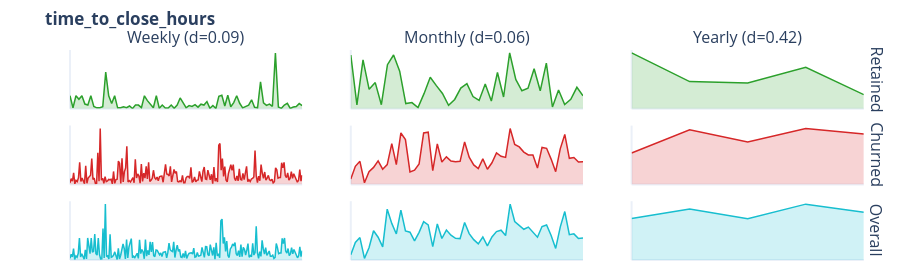
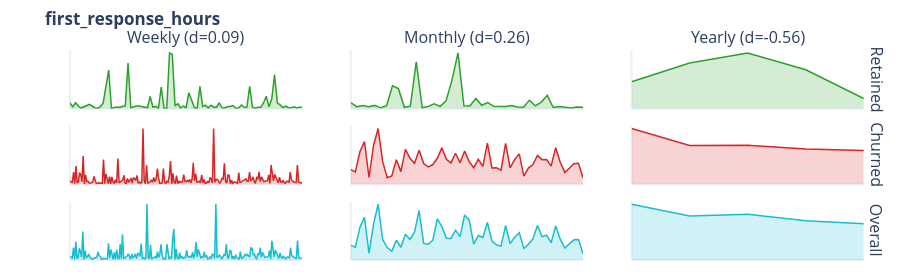
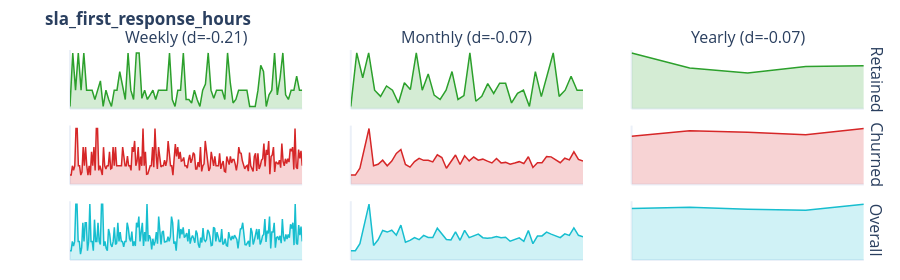

The cell these charts' notebook holds for them, in order:
### Markdown cell above
[//]: # (cr:doc name='1c_9_temporal_sparklines' id=b2aaab35)
## 1c.9 Temporal Sparklines

**📈 Understanding Temporal Trends:**

Sparklines show how numeric features evolve over time:

| Pattern | What It Means | Implication |
|---------|--------------|-------------|
| Upward trend | Metric increasing | Growth or engagement |
| Downward trend | Metric decreasing | Decline or churn signal |
| Flat line | Stable metric | Consistent behavior |
| Spikes | Sudden changes | Events or anomalies |

### Code cell
# @cr:code name='plot_sparklines' id=39f3e0b1
# Temporal Sparklines - Cohort × Time Period per feature with analysis
sparkline_cols = []
if not LIGHT_RUN and len(numeric_event_cols) >= 2:
    variances = df[numeric_event_cols].var().sort_values(ascending=False)
    sparkline_cols = variances.index.tolist()

    print("\n" + "="*70)
    print("TEMPORAL SPARKLINES - COHORT × TIME PERIOD")
    print("="*70)
    print(f"\n{len(sparkline_cols)} features analyzed across Weekly/Monthly/Yearly periods")

    if ENTITY_COLUMN and TIME_COLUMN:
        df_spark = df.copy()
        df_spark['_week'] = period_start_time(to_datetime(df_spark[TIME_COLUMN]), 'W')
        df_spark['_month'] = period_start_time(to_datetime(df_spark[TIME_COLUMN]), 'M')
        df_spark['_year'] = period_start_time(to_datetime(df_spark[TIME_COLUMN]), 'Y')

        has_target = TARGET_COLUMN and TARGET_COLUMN in df.columns
        all_actions = []

        for col in sparkline_cols:
            if col not in df_spark.columns:
                continue

            feature_data = {}
            cohort_masks = ([("retained", df_spark[TARGET_COLUMN] == 1),
                            ("churned", df_spark[TARGET_COLUMN] == 0),
                            ("overall", slice(None))] if has_target
                           else [("overall", slice(None))])

            for cohort, mask in cohort_masks:
                cohort_df = df_spark[mask] if isinstance(mask, Series) else df_spark
                feature_data[cohort] = {
                    "weekly": cohort_df.groupby('_week')[col].mean().dropna().tolist(),
                    "monthly": cohort_df.groupby('_month')[col].mean().dropna().tolist(),
                    "yearly": cohort_df.groupby('_year')[col].mean().dropna().tolist(),
                }

            period_effects = None
            if has_target:
                analysis = charts.analyze_cohort_trends(feature_data, col)
                period_effects = {p: analysis["periods"][p]["effect_size"]
                                  for p in analysis["periods"]}
                all_actions.extend(analysis.get("actions", []))

            fig = charts.cohort_sparklines(feature_data, feature_name=col, period_effects=period_effects)
            display_figure(fig)

        if has_target and all_actions:
            print("\n" + "="*70)
            print("TREND & VARIANCE RECOMMENDATIONS")
            print("="*70)

            BOLD, RESET = "\033[1m", "\033[0m"

            type_labels = {
                "add_trend_feature": "📈 Add Trend Features (opposite cohort trends)",
                "add_time_indicator": "📅 Add Time Indicators (seasonality detected)",
                "robust_scale": "🔧 Apply Robust Scaling (high variance ratio)",
                "normalize": "📊 Apply Normalization (high variance)",
            }

            by_type = {}
            for action in all_actions:
                action_type = action["action_type"]
                if action_type not in by_type:
                    by_type[action_type] = []
                by_type[action_type].append(action)

            for action_type, actions in by_type.items():
                print(f"\n{type_labels.get(action_type, action_type)}:")
                for a in actions:
                    params_str = ", ".join(f"{k}={v}" for k, v in a.get("params", {}).items())
                    print(f"   • {BOLD}{a['feature']}{RESET}: {a['reason']}")
                    if params_str:
                        print(f"     params: {{{params_str}}}")
elif LIGHT_RUN:
    print("Sparkline analysis skipped (LIGHT_RUN)")
else:
    print("Insufficient numeric columns for sparkline visualization")
# Store sparkline recommendations for pattern_summary
SPARKLINE_RECOMMENDATIONS = [
    {"action": a["action_type"], "feature": a["feature"], "reason": a["reason"],
     "params": a.get("params", {}), "priority": "high" if a["action_type"] == "add_trend_feature" else "medium",
     "features": [f"{a['feature']}_{a['action_type']}"]}
    for a in all_actions
] if 'all_actions' in dir() and all_actions else []

### Figure 1 — Plotly figure (JSON) as saved in the notebook; plotly's stock layout.template omitted (floating-point values rounded to 4 significant figures; data arrays with more than 128 entries replaced by an {"elided": "..."} marker saying what was removed)
{"data": [{"fill": "tozeroy", "fillcolor": "rgba(44, 160, 44, 0.2)", "line": {"color": "#2ca02c", "width": 1.5}, "mode": "lines", "showlegend": false, "type": "scatter", "xaxis": "x", "y": [168.0, 12.12, 168.0, 122.1, 168.0, 60.82, 48.0, 168.0, 29.59, 12.29, 13.65, 25.98, 473.2, 168.0, 67.01, 168.0, 12.36, 13.62, 25.45, 13.72, 36.36, 4.04, 48.0, 48.0, 14.62, 168.0, 105.4, 51.5, 13.49, 168.1, 5.72, 48.0, 10.71, 10.24, 48.0, 6.23, 48.0, 139.7, 78.3, 13.64, 40.96, 30.48, 52.69, 21.25, 59.22, 48.0, 92.75, 6.76, 41.93, 4.0, 161.0, 174.9, 36.91, 174.4, 26.92, 80.14, 168.0, 71.15, 11.8, 29.42, 48.0, 116.0, 19.44, 12.13, 347.9, 75.76, 43.78, 61.53, 32.23, 720.0, 23.69, 5.66, 48.0, 69.86, 4.0, 22.59, 29.84, 67.11, 40.77], "yaxis": "y"}, {"fill": "tozeroy", "fillcolor": "rgba(44, 160, 44, 0.2)", "line": {"color": "#2ca02c", "width": 1.5}, "mode": "lines", "showlegend": false, "type": "scatter", "xaxis": "x2", "y": [168.0, 12.12, 152.7, 60.82, 81.86, 12.74, 137.8, 168.0, 117.5, 16.26, 19.38, 4.04, 48.0, 98.37, 72.34, 48.0, 10.71, 29.12, 64.65, 78.3, 38.13, 25.98, 77.09, 24.34, 113.3, 36.91, 174.4, 91.69, 56.31, 64.48, 125.3, 56.21, 142.6, 5.66, 58.93, 13.29, 29.84, 67.11, 40.77], "yaxis": "y2"}, {"fill": "tozeroy", "fillcolor": "rgba(44, 160, 44, 0.2)", "line": {"color": "#2ca02c", "width": 1.5}, "mode": "lines", "showlegend": false, "type": "scatter", "xaxis": "x3", "y": [127.6, 62.22, 59.2, 94.77, 32.36], "yaxis": "y3"}, {"fill": "tozeroy", "fillcolor": "rgba(214, 39, 40, 0.2)", "line": {"color": "#d62728", "width": 1.5}, "mode": "lines", "showlegend": false, "type": "scatter", "xaxis": "x4", "y": {"elided": "193 float values"}, "yaxis": "y4"}, {"fill": "tozeroy", "fillcolor": "rgba(214, 39, 40, 0.2)", "line": {"color": "#d62728", "width": 1.5}, "mode": "lines", "showlegend": false, "type": "scatter", "xaxis": "x5", "y": [12.88, 43.78, 55.79, 4.0, 30.7, 41.06, 56.74, 36.77, 48.0, 98.72, 47.78, 124.3, 108.3, 30.04, 34.25, 49.41, 124.4, 126.1, 33.27, 97.67, 54.21, 66.62, 56.58, 54.58, 55.66, 102.6, 65.79, 47.15, 38.17, 61.59, 36.62, 52.27, 76.3, 67.98, 65.15, 135.0, 96.48, 90.54, 78.18, 71.27, 71.05, 39.52, 89.28, 87.26, 61.16, 30.65, 85.9, 120.7, 62.91, 65.05, 54.32, 54.5], "yaxis": "y5"}, {"fill": "tozeroy", "fillcolor": "rgba(214, 39, 40, 0.2)", "line": {"color": "#d62728", "width": 1.5}, "mode": "lines", "showlegend": false, "type": "scatter", "xaxis": "x6", "y": [43.33, 75.34, 58.45, 77.12, 69.47], "yaxis": "y6"}, {"fill": "tozeroy", "fillcolor": "rgba(23, 190, 207, 0.2)", "line": {"color": "#17becf", "width": 1.5}, "mode": "lines", "showlegend": false, "type": "scatter", "xaxis": "x7", "y": {"elided": "198 float values"}, "yaxis": "y7"}, {"fill": "tozeroy", "fillcolor": "rgba(23, 190, 207, 0.2)", "line": {"color": "#17becf", "width": 1.5}, "mode": "lines", "showlegend": false, "type": "scatter", "xaxis": "x8", "y": [12.88, 43.78, 55.79, 4.0, 30.7, 72.79, 56.74, 32.66, 126.5, 91.14, 64.82, 124.3, 72.49, 69.22, 47.62, 68.86, 95.55, 87.27, 33.27, 89.86, 53.59, 74.56, 61.83, 54.11, 53.29, 93.41, 65.79, 50.65, 40.18, 57.32, 35.1, 57.24, 70.83, 74.16, 60.81, 139.1, 95.88, 85.82, 76.54, 82.07, 68.77, 56.7, 83.31, 87.26, 60.99, 28.82, 82.03, 120.7, 62.91, 65.14, 53.56, 54.5], "yaxis": "y8"}, {"fill": "tozeroy", "fillcolor": "rgba(23, 190, 207, 0.2)", "line": {"color": "#17becf", "width": 1.5}, "mode": "lines", "showlegend": false, "type": "scatter", "xaxis": "x9", "y": [58.94, 72.51, 58.56, 79.37, 67.81], "yaxis": "y9"}], "layout": {"annotations": [{"font": {"size": 16}, "showarrow": false, "text": "Weekly (d=0.09)", "x": 0.1433, "xanchor": "center", "xref": "paper", "y": 1.0, "yanchor": "bottom", "yref": "paper"}, {"font": {"size": 16}, "showarrow": false, "text": "Monthly (d=0.06)", "x": 0.49, "xanchor": "center", "xref": "paper", "y": 1.0, "yanchor": "bottom", "yref": "paper"}, {"font": {"size": 16}, "showarrow": false, "text": "Yearly (d=0.42)", "x": 0.8367, "xanchor": "center", "xref": "paper", "y": 1.0, "yanchor": "bottom", "yref": "paper"}, {"font": {"size": 16}, "showarrow": false, "text": "Retained", "textangle": 90, "x": 0.98, "xanchor": "left", "xref": "paper", "y": 0.86, "yanchor": "middle", "yref": "paper"}, {"font": {"size": 16}, "showarrow": false, "text": "Churned", "textangle": 90, "x": 0.98, "xanchor": "left", "xref": "paper", "y": 0.5, "yanchor": "middle", "yref": "paper"}, {"font": {"size": 16}, "showarrow": false, "text": "Overall", "textangle": 90, "x": 0.98, "xanchor": "left", "xref": "paper", "y": 0.14, "yanchor": "middle", "yref": "paper"}], "height": 280, "margin": {"b": 20, "l": 70, "r": 20, "t": 50}, "title": {"text": "<b>time_to_close_hours</b>"}, "xaxis": {"anchor": "y", "domain": [0.0, 0.2867], "showgrid": false, "showticklabels": false}, "xaxis2": {"anchor": "y2", "domain": [0.3467, 0.6333], "showgrid": false, "showticklabels": false}, "xaxis3": {"anchor": "y3", "domain": [0.6933, 0.98], "showgrid": false, "showticklabels": false}, "xaxis4": {"anchor": "y4", "domain": [0.0, 0.2867], "showgrid": false, "showticklabels": false}, "xaxis5": {"anchor": "y5", "domain": [0.3467, 0.6333], "showgrid": false, "showticklabels": false}, "xaxis6": {"anchor": "y6", "domain": [0.6933, 0.98], "showgrid": false, "showticklabels": false}, "xaxis7": {"anchor": "y7", "domain": [0.0, 0.2867], "showgrid": false, "showticklabels": false}, "xaxis8": {"anchor": "y8", "domain": [0.3467, 0.6333], "showgrid": false, "showticklabels": false}, "xaxis9": {"anchor": "y9", "domain": [0.6933, 0.98], "showgrid": false, "showticklabels": false}, "yaxis": {"anchor": "x", "domain": [0.72, 1.0], "showgrid": false, "showticklabels": false}, "yaxis2": {"anchor": "x2", "domain": [0.72, 1.0], "showgrid": false, "showticklabels": false}, "yaxis3": {"anchor": "x3", "domain": [0.72, 1.0], "showgrid": false, "showticklabels": false}, "yaxis4": {"anchor": "x4", "domain": [0.36, 0.64], "showgrid": false, "showticklabels": false}, "yaxis5": {"anchor": "x5", "domain": [0.36, 0.64], "showgrid": false, "showticklabels": false}, "yaxis6": {"anchor": "x6", "domain": [0.36, 0.64], "showgrid": false, "showticklabels": false}, "yaxis7": {"anchor": "x7", "domain": [0.0, 0.28], "showgrid": false, "showticklabels": false}, "yaxis8": {"anchor": "x8", "domain": [0.0, 0.28], "showgrid": false, "showticklabels": false}, "yaxis9": {"anchor": "x9", "domain": [0.0, 0.28], "showgrid": false, "showticklabels": false}}}

### Figure 2 — Plotly figure (JSON) as saved in the notebook; plotly's stock layout.template omitted (floating-point values rounded to 4 significant figures; data arrays with more than 128 entries replaced by an {"elided": "..."} marker saying what was removed)
{"data": [{"fill": "tozeroy", "fillcolor": "rgba(44, 160, 44, 0.2)", "line": {"color": "#2ca02c", "width": 1.5}, "mode": "lines", "showlegend": false, "type": "scatter", "xaxis": "x", "y": [12.69, 4.44, 12.92, 6.0, 1.68, 4.56, 6.0, 9.34, 6.0, 2.435, 1.26, 4.417, 12.73, 48.0, 83.2, 1.23, 2.52, 3.64, 2.93, 5.48, 6.0, 98.54, 2.08, 4.32, 5.84, 6.0, 5.16, 4.36, 2.05, 26.49, 3.69, 5.11, 1.05, 46.84, 1.64, 1.29, 120.0, 117.0, 6.0, 10.92, 1.78, 6.0, 2.76, 34.53, 16.49, 2.68, 1.56, 48.0, 4.97, 7.89, 1.99, 7.63, 3.47, 3.42, 13.02, 1.96, 1.73, 4.97, 4.82, 7.035, 1.34, 1.56, 8.15, 3.16, 3.88, 48.0, 4.13, 1.19, 3.11, 3.267, 12.56, 26.85, 4.15, 21.22, 73.22, 12.66, 8.48, 2.71, 5.995, 2.32, 2.44, 4.43, 1.75, 3.59, 3.38], "yaxis": "y"}, {"fill": "tozeroy", "fillcolor": "rgba(44, 160, 44, 0.2)", "line": {"color": "#2ca02c", "width": 1.5}, "mode": "lines", "showlegend": false, "type": "scatter", "xaxis": "x2", "y": [12.69, 4.44, 6.867, 4.56, 7.113, 2.043, 6.08, 48.0, 42.22, 3.132, 5.61, 98.54, 2.08, 5.12, 10.49, 5.11, 16.51, 60.65, 117.0, 6.233, 6.0, 21.73, 7.367, 13.1, 5.124, 5.42, 4.82, 7.035, 3.683, 3.34, 17.77, 6.338, 14.09, 28.17, 2.71, 4.77, 3.435, 1.75, 3.59, 3.38], "yaxis": "y2"}, {"fill": "tozeroy", "fillcolor": "rgba(44, 160, 44, 0.2)", "line": {"color": "#2ca02c", "width": 1.5}, "mode": "lines", "showlegend": false, "type": "scatter", "xaxis": "x3", "y": [7.546, 12.83, 15.62, 10.91, 2.89], "yaxis": "y3"}, {"fill": "tozeroy", "fillcolor": "rgba(214, 39, 40, 0.2)", "line": {"color": "#d62728", "width": 1.5}, "mode": "lines", "showlegend": false, "type": "scatter", "xaxis": "x4", "y": {"elided": "195 float values"}, "yaxis": "y4"}, {"fill": "tozeroy", "fillcolor": "rgba(214, 39, 40, 0.2)", "line": {"color": "#d62728", "width": 1.5}, "mode": "lines", "showlegend": false, "type": "scatter", "xaxis": "x5", "y": [7.08, 6.0, 15.62, 20.46, 3.3, 18.62, 26.72, 10.88, 3.15, 4.035, 11.8, 6.107, 16.78, 12.49, 10.13, 16.32, 9.949, 8.349, 9.374, 12.49, 17.47, 12.05, 10.26, 14.92, 10.31, 15.93, 10.91, 7.942, 12.01, 8.61, 19.69, 7.856, 7.953, 6.865, 19.65, 7.952, 11.91, 14.6, 3.937, 7.819, 9.463, 13.81, 11.84, 11.86, 8.712, 17.53, 10.57, 5.732, 7.729, 9.907, 10.14, 3.14], "yaxis": "y5"}, {"fill": "tozeroy", "fillcolor": "rgba(214, 39, 40, 0.2)", "line": {"color": "#d62728", "width": 1.5}, "mode": "lines", "showlegend": false, "type": "scatter", "xaxis": "x6", "y": [16.4, 11.44, 11.47, 10.4, 9.956], "yaxis": "y6"}, {"fill": "tozeroy", "fillcolor": "rgba(23, 190, 207, 0.2)", "line": {"color": "#17becf", "width": 1.5}, "mode": "lines", "showlegend": false, "type": "scatter", "xaxis": "x7", "y": {"elided": "200 float values"}, "yaxis": "y7"}, {"fill": "tozeroy", "fillcolor": "rgba(23, 190, 207, 0.2)", "line": {"color": "#17becf", "width": 1.5}, "mode": "lines", "showlegend": false, "type": "scatter", "xaxis": "x8", "y": [7.08, 6.0, 15.62, 20.46, 3.3, 17.14, 26.72, 9.808, 5.938, 4.14, 9.457, 6.107, 12.36, 9.818, 13.28, 23.72, 7.944, 7.506, 9.374, 19.66, 15.93, 10.42, 10.34, 14.27, 11.2, 21.52, 19.07, 7.601, 11.71, 10.8, 17.93, 9.068, 7.31, 6.634, 16.48, 7.86, 10.88, 13.1, 5.534, 7.523, 10.15, 16.52, 11.19, 11.86, 8.274, 16.25, 9.982, 5.732, 7.729, 9.654, 9.806, 3.14], "yaxis": "y8"}, {"fill": "tozeroy", "fillcolor": "rgba(23, 190, 207, 0.2)", "line": {"color": "#17becf", "width": 1.5}, "mode": "lines", "showlegend": false, "type": "scatter", "xaxis": "x9", "y": [14.87, 11.74, 12.19, 10.47, 9.66], "yaxis": "y9"}], "layout": {"annotations": [{"font": {"size": 16}, "showarrow": false, "text": "Weekly (d=0.09)", "x": 0.1433, "xanchor": "center", "xref": "paper", "y": 1.0, "yanchor": "bottom", "yref": "paper"}, {"font": {"size": 16}, "showarrow": false, "text": "Monthly (d=0.26)", "x": 0.49, "xanchor": "center", "xref": "paper", "y": 1.0, "yanchor": "bottom", "yref": "paper"}, {"font": {"size": 16}, "showarrow": false, "text": "Yearly (d=-0.56)", "x": 0.8367, "xanchor": "center", "xref": "paper", "y": 1.0, "yanchor": "bottom", "yref": "paper"}, {"font": {"size": 16}, "showarrow": false, "text": "Retained", "textangle": 90, "x": 0.98, "xanchor": "left", "xref": "paper", "y": 0.86, "yanchor": "middle", "yref": "paper"}, {"font": {"size": 16}, "showarrow": false, "text": "Churned", "textangle": 90, "x": 0.98, "xanchor": "left", "xref": "paper", "y": 0.5, "yanchor": "middle", "yref": "paper"}, {"font": {"size": 16}, "showarrow": false, "text": "Overall", "textangle": 90, "x": 0.98, "xanchor": "left", "xref": "paper", "y": 0.14, "yanchor": "middle", "yref": "paper"}], "height": 280, "margin": {"b": 20, "l": 70, "r": 20, "t": 50}, "title": {"text": "<b>first_response_hours</b>"}, "xaxis": {"anchor": "y", "domain": [0.0, 0.2867], "showgrid": false, "showticklabels": false}, "xaxis2": {"anchor": "y2", "domain": [0.3467, 0.6333], "showgrid": false, "showticklabels": false}, "xaxis3": {"anchor": "y3", "domain": [0.6933, 0.98], "showgrid": false, "showticklabels": false}, "xaxis4": {"anchor": "y4", "domain": [0.0, 0.2867], "showgrid": false, "showticklabels": false}, "xaxis5": {"anchor": "y5", "domain": [0.3467, 0.6333], "showgrid": false, "showticklabels": false}, "xaxis6": {"anchor": "y6", "domain": [0.6933, 0.98], "showgrid": false, "showticklabels": false}, "xaxis7": {"anchor": "y7", "domain": [0.0, 0.2867], "showgrid": false, "showticklabels": false}, "xaxis8": {"anchor": "y8", "domain": [0.3467, 0.6333], "showgrid": false, "showticklabels": false}, "xaxis9": {"anchor": "y9", "domain": [0.6933, 0.98], "showgrid": false, "showticklabels": false}, "yaxis": {"anchor": "x", "domain": [0.72, 1.0], "showgrid": false, "showticklabels": false}, "yaxis2": {"anchor": "x2", "domain": [0.72, 1.0], "showgrid": false, "showticklabels": false}, "yaxis3": {"anchor": "x3", "domain": [0.72, 1.0], "showgrid": false, "showticklabels": false}, "yaxis4": {"anchor": "x4", "domain": [0.36, 0.64], "showgrid": false, "showticklabels": false}, "yaxis5": {"anchor": "x5", "domain": [0.36, 0.64], "showgrid": false, "showticklabels": false}, "yaxis6": {"anchor": "x6", "domain": [0.36, 0.64], "showgrid": false, "showticklabels": false}, "yaxis7": {"anchor": "x7", "domain": [0.0, 0.28], "showgrid": false, "showticklabels": false}, "yaxis8": {"anchor": "x8", "domain": [0.0, 0.28], "showgrid": false, "showticklabels": false}, "yaxis9": {"anchor": "x9", "domain": [0.0, 0.28], "showgrid": false, "showticklabels": false}}}

### Figure 3 — Plotly figure (JSON) as saved in the notebook; plotly's stock layout.template omitted (floating-point values rounded to 4 significant figures; data arrays with more than 128 entries replaced by an {"elided": "..."} marker saying what was removed)
{"data": [{"fill": "tozeroy", "fillcolor": "rgba(44, 160, 44, 0.2)", "line": {"color": "#2ca02c", "width": 1.5}, "mode": "lines", "showlegend": false, "type": "scatter", "xaxis": "x", "y": [1.0, 24.0, 8.0, 24.0, 8.0, 24.0, 8.0, 8.0, 8.0, 4.0, 8.0, 12.0, 1.0, 8.0, 4.0, 1.0, 8.0, 8.0, 16.0, 9.667, 4.0, 24.0, 8.0, 4.0, 24.0, 24.0, 4.5, 8.0, 4.0, 6.0, 8.0, 4.0, 8.0, 8.0, 8.0, 8.0, 24.0, 4.0, 1.0, 8.0, 8.0, 24.0, 4.0, 4.0, 2.5, 8.0, 4.0, 1.0, 8.0, 10.67, 24.0, 8.0, 4.5, 8.0, 8.0, 8.0, 4.0, 24.0, 11.0, 2.5, 4.0, 8.0, 8.0, 8.0, 8.0, 1.0, 1.0, 1.0, 8.0, 18.67, 16.0, 1.0, 6.0, 8.0, 24.0, 6.0, 13.33, 24.0, 6.0, 4.0, 8.0, 8.0, 14.0, 8.0, 8.0], "yaxis": "y"}, {"fill": "tozeroy", "fillcolor": "rgba(44, 160, 44, 0.2)", "line": {"color": "#2ca02c", "width": 1.5}, "mode": "lines", "showlegend": false, "type": "scatter", "xaxis": "x2", "y": [1.0, 24.0, 13.33, 24.0, 8.0, 5.333, 9.8, 8.0, 2.5, 11.2, 8.25, 24.0, 8.0, 15.0, 5.857, 4.0, 8.0, 16.0, 4.0, 5.667, 24.0, 3.25, 5.333, 10.83, 6.6, 11.0, 11.0, 2.5, 6.667, 8.0, 1.0, 16.0, 5.25, 14.29, 24.0, 5.333, 8.0, 14.0, 8.0, 8.0], "yaxis": "y2"}, {"fill": "tozeroy", "fillcolor": "rgba(44, 160, 44, 0.2)", "line": {"color": "#2ca02c", "width": 1.5}, "mode": "lines", "showlegend": false, "type": "scatter", "xaxis": "x3", "y": [13.0, 9.5, 8.325, 9.85, 10.0], "yaxis": "y3"}, {"fill": "tozeroy", "fillcolor": "rgba(214, 39, 40, 0.2)", "line": {"color": "#d62728", "width": 1.5}, "mode": "lines", "showlegend": false, "type": "scatter", "xaxis": "x4", "y": {"elided": "195 float values"}, "yaxis": "y4"}, {"fill": "tozeroy", "fillcolor": "rgba(214, 39, 40, 0.2)", "line": {"color": "#d62728", "width": 1.5}, "mode": "lines", "showlegend": false, "type": "scatter", "xaxis": "x5", "y": [4.0, 4.0, 7.0, 16.0, 24.0, 8.0, 8.667, 10.4, 8.0, 10.0, 13.33, 15.0, 8.571, 7.429, 9.818, 11.2, 10.33, 10.33, 9.667, 12.73, 11.56, 6.923, 10.0, 12.64, 8.556, 12.29, 10.08, 11.75, 10.42, 10.85, 10.0, 9.2, 11.12, 9.238, 9.455, 8.667, 9.19, 9.769, 8.957, 11.88, 7.304, 9.333, 9.308, 12.0, 11.83, 10.65, 9.321, 11.25, 10.55, 14.0, 10.74, 10.0], "yaxis": "y5"}, {"fill": "tozeroy", "fillcolor": "rgba(214, 39, 40, 0.2)", "line": {"color": "#d62728", "width": 1.5}, "mode": "lines", "showlegend": false, "type": "scatter", "xaxis": "x6", "y": [9.5, 10.56, 10.28, 9.766, 10.99], "yaxis": "y6"}, {"fill": "tozeroy", "fillcolor": "rgba(23, 190, 207, 0.2)", "line": {"color": "#17becf", "width": 1.5}, "mode": "lines", "showlegend": false, "type": "scatter", "xaxis": "x7", "y": {"elided": "200 float values"}, "yaxis": "y7"}, {"fill": "tozeroy", "fillcolor": "rgba(23, 190, 207, 0.2)", "line": {"color": "#17becf", "width": 1.5}, "mode": "lines", "showlegend": false, "type": "scatter", "xaxis": "x8", "y": [4.0, 4.0, 7.0, 16.0, 24.0, 6.25, 8.667, 12.67, 12.0, 12.8, 10.67, 15.0, 7.6, 8.417, 9.667, 8.714, 10.59, 9.692, 9.667, 13.67, 11.2, 8.824, 8.619, 12.07, 8.476, 12.75, 9.615, 10.53, 11.1, 9.583, 9.333, 9.577, 10.09, 9.52, 9.786, 8.05, 8.875, 9.533, 8.038, 12.7, 7.0, 10.27, 10.36, 12.0, 11.11, 10.41, 9.633, 11.25, 10.55, 13.76, 10.6, 10.0], "yaxis": "y8"}, {"fill": "tozeroy", "fillcolor": "rgba(23, 190, 207, 0.2)", "line": {"color": "#17becf", "width": 1.5}, "mode": "lines", "showlegend": false, "type": "scatter", "xaxis": "x9", "y": [10.1, 10.33, 9.939, 9.777, 10.95], "yaxis": "y9"}], "layout": {"annotations": [{"font": {"size": 16}, "showarrow": false, "text": "Weekly (d=-0.21)", "x": 0.1433, "xanchor": "center", "xref": "paper", "y": 1.0, "yanchor": "bottom", "yref": "paper"}, {"font": {"size": 16}, "showarrow": false, "text": "Monthly (d=-0.07)", "x": 0.49, "xanchor": "center", "xref": "paper", "y": 1.0, "yanchor": "bottom", "yref": "paper"}, {"font": {"size": 16}, "showarrow": false, "text": "Yearly (d=-0.07)", "x": 0.8367, "xanchor": "center", "xref": "paper", "y": 1.0, "yanchor": "bottom", "yref": "paper"}, {"font": {"size": 16}, "showarrow": false, "text": "Retained", "textangle": 90, "x": 0.98, "xanchor": "left", "xref": "paper", "y": 0.86, "yanchor": "middle", "yref": "paper"}, {"font": {"size": 16}, "showarrow": false, "text": "Churned", "textangle": 90, "x": 0.98, "xanchor": "left", "xref": "paper", "y": 0.5, "yanchor": "middle", "yref": "paper"}, {"font": {"size": 16}, "showarrow": false, "text": "Overall", "textangle": 90, "x": 0.98, "xanchor": "left", "xref": "paper", "y": 0.14, "yanchor": "middle", "yref": "paper"}], "height": 280, "margin": {"b": 20, "l": 70, "r": 20, "t": 50}, "title": {"text": "<b>sla_first_response_hours</b>"}, "xaxis": {"anchor": "y", "domain": [0.0, 0.2867], "showgrid": false, "showticklabels": false}, "xaxis2": {"anchor": "y2", "domain": [0.3467, 0.6333], "showgrid": false, "showticklabels": false}, "xaxis3": {"anchor": "y3", "domain": [0.6933, 0.98], "showgrid": false, "showticklabels": false}, "xaxis4": {"anchor": "y4", "domain": [0.0, 0.2867], "showgrid": false, "showticklabels": false}, "xaxis5": {"anchor": "y5", "domain": [0.3467, 0.6333], "showgrid": false, "showticklabels": false}, "xaxis6": {"anchor": "y6", "domain": [0.6933, 0.98], "showgrid": false, "showticklabels": false}, "xaxis7": {"anchor": "y7", "domain": [0.0, 0.2867], "showgrid": false, "showticklabels": false}, "xaxis8": {"anchor": "y8", "domain": [0.3467, 0.6333], "showgrid": false, "showticklabels": false}, "xaxis9": {"anchor": "y9", "domain": [0.6933, 0.98], "showgrid": false, "showticklabels": false}, "yaxis": {"anchor": "x", "domain": [0.72, 1.0], "showgrid": false, "showticklabels": false}, "yaxis2": {"anchor": "x2", "domain": [0.72, 1.0], "showgrid": false, "showticklabels": false}, "yaxis3": {"anchor": "x3", "domain": [0.72, 1.0], "showgrid": false, "showticklabels": false}, "yaxis4": {"anchor": "x4", "domain": [0.36, 0.64], "showgrid": false, "showticklabels": false}, "yaxis5": {"anchor": "x5", "domain": [0.36, 0.64], "showgrid": false, "showticklabels": false}, "yaxis6": {"anchor": "x6", "domain": [0.36, 0.64], "showgrid": false, "showticklabels": false}, "yaxis7": {"anchor": "x7", "domain": [0.0, 0.28], "showgrid": false, "showticklabels": false}, "yaxis8": {"anchor": "x8", "domain": [0.0, 0.28], "showgrid": false, "showticklabels": false}, "yaxis9": {"anchor": "x9", "domain": [0.0, 0.28], "showgrid": false, "showticklabels": false}}}
